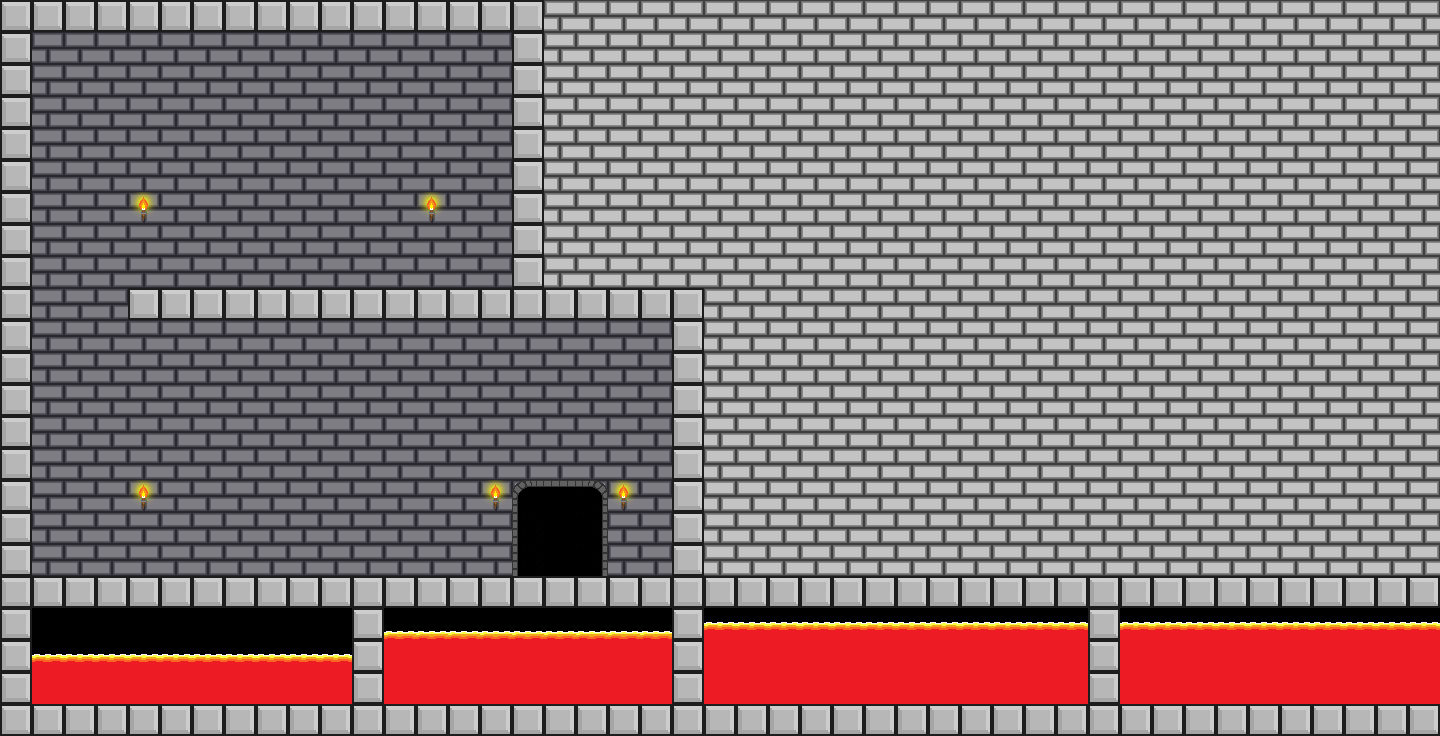

The image is a tile-based game level rendered from a .tmx file. Its description and source (layers, tilesets, objects; grid data summarised) follow:
An orthogonal 45x23 tile map with 32x32 px tiles, 6 tile layers (background, background lighting, ground, noncollidable, ...) and 3 objects (player, end, skeleton).

<map version="1.0" orientation="orthogonal" width="45" height="23" tilewidth="32" tileheight="32">
 <tileset firstgid="1" name="KS Tiles" tilewidth="32" tileheight="32" spacing="2" margin="1">
  <image source="../art/tiles/tileset/tileset1.png" width="272" height="238" />
 </tileset>
 <layer name="background" width="45" height="23">
  <data>[1035 cells, 430 non-empty, 1 distinct tile ids]</data>
 </layer>
 <layer name="background lighting" width="45" height="23">
  <data>[1035 cells, 430 non-empty, 1 distinct tile ids]</data>
 </layer>
 <layer name="ground" width="45" height="23">
  <data>[1035 cells, 171 non-empty, 2 distinct tile ids]</data>
 </layer>
 <layer name="noncollidable" width="45" height="23">
  <data>[1035 cells, 586 non-empty, 11 distinct tile ids]</data>
 </layer>
 <layer name="noncollidable2" width="45" height="23">
  <data>[1035 cells, 123 non-empty, 3 distinct tile ids]</data>
 </layer>
 <objectgroup name="spawns" width="45" height="23">
  <object name="player" type="player" gid="1" x="160" y="526" />
  <object name="end" type="end" gid="2" x="543" y="546" />
  <object name="skeleton" type="skeleton" gid="3" x="417" y="241" />
 </objectgroup>
 <layer name="spikes" width="45" height="23">
  <data>[1035 cells, 0 non-empty, 0 distinct tile ids]</data>
 </layer>
</map>